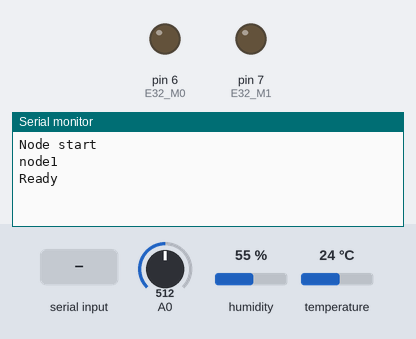
Bench run of a sketch on a simulated Arduino Uno, built with avr-gcc and run on an emulated ATmega328P. Parts: output pins drawn as LEDs (lit = HIGH), the last lines printed to the serial monitor. Wiring (inferred from the names in the program): SHT3x sensor at I2C address 0x44. The inputs (shaded band) are chosen by the test bench; at power-on: A0 = 512, humidity 55 %, temperature 24 °C.

Above: at 2.3 s.
2.4 s: "ACK" received over the second serial link
At 3.1 s:
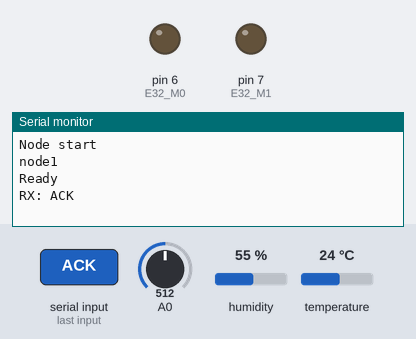
11.5 s: "getNow:1" received over the second serial link
At 12.4 s:
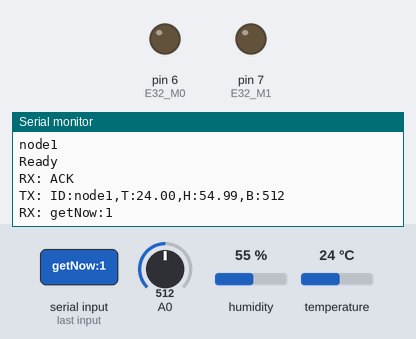
13.1 s: "polling:" received over the second serial link
At 13.6 s:
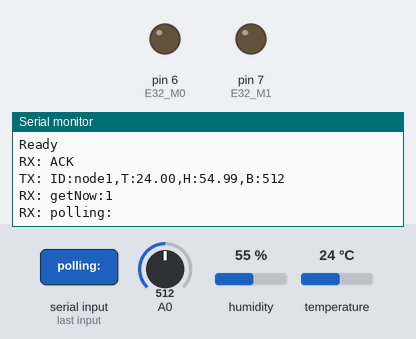

The sketch:

mloan_thesis_node.ino
```cpp
/**
 * Arduino Node - Optimized for minimal memory usage
 * Đọc sensor SHT30 và gửi qua LoRa E32
 */

#include <Wire.h>
#include <SoftwareSerial.h>

// SHT30 configuration
#define SHT30_ADDRESS 0x44
#define SHT30_MEASURE_HIGH 0x2C
#define SHT30_MEASURE_HIGH_REP 0x06

// LoRa E32 configuration
#define E32_M0 6
#define E32_M1 7

// Node configuration
#define NODE_ID "node1"
#define MAX_PACKET_SIZE 64
#define MAX_ACK_SIZE 32

// SoftwareSerial for E32
SoftwareSerial E32Serial(11, 10); // RX, TX

// Variables - stored in RAM only
char dataPacket[MAX_PACKET_SIZE];
char ackBuffer[MAX_ACK_SIZE];
unsigned long lastSendTime = 0;
unsigned long pollingInterval = 10000; // Default 10 seconds
bool pollingEnabled = true;

// ACK handling
unsigned long ackWaitStart = 0;
const unsigned long ACK_TIMEOUT = 2000;
bool waitingForAck = false;

void setup() {
  Serial.begin(9600);
  E32Serial.begin(9600);
  Wire.begin();

  // Setup E32 control pins
  pinMode(E32_M0, OUTPUT);
  pinMode(E32_M1, OUTPUT);
  setE32Mode(0, 0); // Normal mode

  Serial.println(F("Node start"));
  Serial.println(NODE_ID);

  // Check SHT30
  if (!isConnected()) {
    Serial.println(F("SHT30 error"));
    while (1);
  }

  Serial.println(F("Ready"));
  delay(1000);
}

void loop() {
  unsigned long currentTime = millis();

  // Check for ACK/commands
  checkForAck();

  // Send data if enabled and time reached
  if (pollingEnabled && (currentTime - lastSendTime >= pollingInterval)) {
    sendSensorData();
    lastSendTime = currentTime;
    waitingForAck = true;
    ackWaitStart = currentTime;
  }

  // Handle ACK timeout
  if (waitingForAck && (currentTime - ackWaitStart > ACK_TIMEOUT)) {
    waitingForAck = false;
  }
}

void sendSensorData() {
  float temp, hum;

  if (readSHT30(&temp, &hum)) {
    // Convert to strings with minimal precision
    int tempInt = (int)(temp * 100);  // 24.18 -> 2418
    int humInt = (int)(hum * 100);    // 57.94 -> 5794
    uint16_t battery = analogRead(A0);

    // Create compact packet - no timestamp
    sprintf(dataPacket, "ID:%s,T:%d.%02d,H:%d.%02d,B:%d",
            NODE_ID,
            tempInt/100, tempInt%100,
            humInt/100, humInt%100,
            battery);

    E32Serial.println(dataPacket);
    Serial.print(F("TX: "));
    Serial.println(dataPacket);
  }
}

void checkForAck() {
  static char buffer[MAX_ACK_SIZE];
  static byte bufferIndex = 0;
  static unsigned long lastCharTime = 0;

  while (E32Serial.available()) {
    char c = E32Serial.read();

    if (bufferIndex < MAX_ACK_SIZE - 1) {
      buffer[bufferIndex++] = c;
    }
    lastCharTime = millis();
  }

  if (bufferIndex > 0 && (millis() - lastCharTime > 100)) {
    buffer[bufferIndex] = '\0';
    processAck(buffer);
    bufferIndex = 0;
    waitingForAck = false;
  }
}

void processAck(const char* msg) {
  Serial.print(F("RX: "));
  Serial.println(msg);

  // Simple string parsing without JSON library
  // Expected: ACK,NODE001,polling:30,getNow:1

  // Check if it's our ACK
  if (strstr(msg, "ACK") && strstr(msg, NODE_ID)) {
    Serial.println(F("ACK OK"));

    // Look for getNow command
    if (strstr(msg, "getNow:1")) {
      Serial.println(F("GET_NOW"));
      sendSensorData();
    }

    // Look for polling update
    char* pollingPos = strstr(msg, "polling:");
    if (pollingPos) {
      pollingPos += 8; // Skip "polling:"

      if (strncmp(pollingPos, "OFF", 3) == 0) {
        pollingEnabled = false;
        Serial.println(F("Polling OFF"));
      } else {
        int newInterval = parseNumber(pollingPos);
        if (newInterval > 0) {
          pollingInterval = newInterval * 1000UL;
          pollingEnabled = true;
          Serial.print(F("Polling: "));
          Serial.println(newInterval);
        }
      }
      lastSendTime = millis(); // Reset timing
    }
  }
}

// Parse number from string (simpler than atoi)
int parseNumber(const char* str) {
  int result = 0;
  while (*str >= '0' && *str <= '9') {
    result = result * 10 + (*str - '0');
    str++;
  }
  return result;
}

void setE32Mode(int m0, int m1) {
  digitalWrite(E32_M0, m0);
  digitalWrite(E32_M1, m1);
  delay(100);
}

bool isConnected() {
  Wire.beginTransmission(SHT30_ADDRESS);
  return (Wire.endTransmission() == 0);
}

bool readSHT30(float *temperature, float *humidity) {
  uint8_t data[6];

  // Send command
  Wire.beginTransmission(SHT30_ADDRESS);
  Wire.write(SHT30_MEASURE_HIGH);
  Wire.write(SHT30_MEASURE_HIGH_REP);
  if (Wire.endTransmission() != 0) return false;

  delay(20); // Reduced delay

  // Read data
  Wire.requestFrom(SHT30_ADDRESS, (uint8_t)6);
  if (Wire.available() != 6) return false;

  for (int i = 0; i < 6; i++) {
    data[i] = Wire.read();
  }

  // Skip CRC check to save memory

  // Calculate values
  uint16_t temp_raw = ((uint16_t)data[0] << 8) | data[1];
  *temperature = -45.0f + 175.0f * ((float)temp_raw / 65535.0f);

  uint16_t hum_raw = ((uint16_t)data[3] << 8) | data[4];
  *humidity = 100.0f * ((float)hum_raw / 65535.0f);

  return true;
}
```

Measured:
- after the input at 2.4 s, the serial monitor: prints a new line after 0.10 s (image 1)
- after the input at 11.5 s, the serial monitor: prints a new line after 0.10 s (image 2)
- after the input at 13.1 s, the serial monitor: prints a new line after 0.10 s (image 3)
